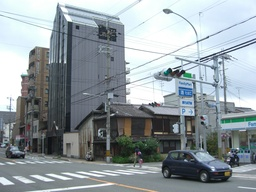
#> input picture Assignment-3/Q1/img1.jpg, 256 x 192 px, shrunk from 2816 x 2112 before the run
$ python Q2.py --image_path ../../Assignment-3/Q1/img1.jpg
#> lines starting #> are read from the running program, lines starting #| are printed output that depends on the picture
import cv2 as cv
import numpy as np
from numpy.linalg import eigvals
from numpy.lib.stride_tricks import as_strided
import matplotlib.pyplot as plt
import time
import argparse

"""
    Helper Functions
"""
GAUSSIAN_KERNEL=""
def gaussian_kernel(l=21, sig=1):
    """
    Creates gaussian kernel with side length l and a sigma of sig
    """
    ax = np.arange(-l // 2 + 1., l // 2 + 1.)
    xx, yy = np.meshgrid(ax, ax)
    kernel = np.exp(-(xx**2 + yy**2) / (2. * sig**2))
    return kernel / np.sum(kernel)

def windows_strided(image, window_size):
    """
    Generates stride matrices given image and window size
    """
    w, h = image.shape
    return as_strided(image,shape=[w - window_size + 1, h - window_size + 1, window_size, window_size],strides=image.strides + image.strides)

def eigenvals(matrix):
    """
    Calculates Eigen Values
    """
    gy, gx = np.gradient(matrix)
    M = np.zeros(shape=(2,2))
    for r in range(matrix.shape[0]):
        for c in range(matrix.shape[0]):
            M+=GAUSSIAN_KERNEL[r,c]*np.array([[gx[r,c]**2,gx[r,c]*gy[r,c]],[gy[r,c]*gx[r,c],gy[r,c]**2]])
    v = eigvals(M)
    return np.real(v)

def readimg(path):
    """
    Read image
    """
#> called with path = '../../Assignment-3/Q1/img1.jpg'
    y = cv.imread(path,0)
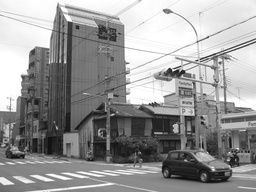
#> y: shape (192, 256); min 5, max 255, mean 152
    y = y.astype('float')
    y/=np.amax(y)
#> further down, original is the input picture: shape (192, 256, 3); mean B, G, R 158.9, 154.3, 144.6
    return y

"""
    Corner Detection Implementation
"""

def shiTomasi(img,window_size,threshold):
    """
    Score R:= min(eigenvalues)
    """
#> called with window_size = 7, threshold = 0.01
    start = time.process_time()
    print("Shi-Tomasi Corner Detection")
    coordinate_y = []
    coordinate_x = []
    strided = windows_strided(img,window_size)
    k = window_size//2
    l = window_size//2
    c = 0
    for stride in strided:
        for i in stride:
            if np.amin(eigenvals(i)) > threshold:
                c+=1
                coordinate_x.append(k)
                coordinate_y.append(l)
            k+=1
        k=window_size//2
        l+=1
#> this loop made 186 passes
#> (k, l) on pass 1: (3, 4)
    print("Corners Detected:{}".format(c))
#| Corners Detected:328
    print("Total time: {}s".format(time.process_time()- start))
    return [coordinate_x,coordinate_y]

def harris(img,window_size,alpha,threshold):
    """
    Score R:= product(eigenvalues) - alpha*(sum(eigenvalues))
    """
#> called with window_size = 7, alpha = 0.002, threshold = 0.0005
    start = time.process_time()
    print("Harris Corner Detection")
    coordinate_y = []
    coordinate_x = []
    strided = windows_strided(img,window_size)
    k = window_size//2
    l = window_size//2
    c = 0
    for stride in strided:
        for i in stride:
            temp = eigenvals(i)
            R = np.subtract(np.prod(temp),np.multiply(alpha,np.sum(temp)))
            # if R>0:
            #     print(R)
            if R > threshold:
                c+=1
                coordinate_x.append(k)
                coordinate_y.append(l)
            k+=1
        l+=1
        k=window_size//2
    print("Corners Detected:{}".format(c))
#| Corners Detected:77
    print("Total time: {}s".format(time.process_time()- start))
    return [coordinate_x,coordinate_y]
"""
    Main Program
"""
if __name__=="__main__":
    """
    Parser for Arguments
    usage: Q2.py [-h] [--image_path IMAGE_PATH] [--window_size WINDOW_SIZE]
             [--method METHOD] [--alpha ALPHA] [--threshold THRESHOLD]
    """
    parser = argparse.ArgumentParser(description="Corner detection algorithms")
    parser.add_argument('--image_path',help='Path to the image',type=str,default="chessboard.png")
    parser.add_argument('--window_size',help='window size of filter',type=int,default=7)
    parser.add_argument('--method',help='Type of algo to be used (shitomasi,harris,both)',type=str,default="both")
    parser.add_argument('--alpha',help='Alpha value for Harris',type=float,default=0.002)
    parser.add_argument('--thresholdH',help='threshold for cornerness score in Harris Corner Detector',type=float,default=0.0005)
    parser.add_argument('--thresholdS',help='threshold for cornerness score in Shi-Tomasi Corner Detector',type=float,default=0.01)
    args = parser.parse_args()

    img = readimg(args.image_path)
    original = cv.imread(args.image_path,1)
    GAUSSIAN_KERNEL = gaussian_kernel(args.window_size)
    coordinates_shi = []
    coordinates_har = []

    if args.method.lower()=='both' or args.method.lower()=='shitomasi':
        coordinates_shi = shiTomasi(img,args.window_size,args.thresholdS)

    if args.method.lower()=='both' or args.method.lower()=='harris':
        coordinates_har = harris(img,args.window_size,args.alpha,args.thresholdH)

    if args.method.lower()=='both':
        fig, (ax1, ax2, ax3) = plt.subplots(1,3)
        ax1.imshow(original)
        ax1.set_title("Input Image")
        ax2.imshow(original)
        ax2.plot(coordinates_shi[0],coordinates_shi[1],'.', color='firebrick')
        ax2.set_title("Shi-Tomasi Corner Detection")
        ax2.set_xlabel("Threshold: "+str(args.thresholdS))
        ax3.imshow(original)
        ax3.plot(coordinates_har[0],coordinates_har[1],'.', color='firebrick')
        ax3.set_title("Harris Corner Detection")
        ax3.set_xlabel("Threshold: "+str(args.thresholdH)+"\nAlpha: "+str(args.alpha))

    elif args.method.lower()=='harris':
        fig, (ax1, ax2) = plt.subplots(1,2)
        ax1.imshow(original)
        ax1.set_title("Input Image")
        ax2.imshow(original)
        ax2.plot(coordinates_har[0],coordinates_har[1],'.', color='firebrick')
        ax2.set_title("Harris Corner Detection")
        ax2.set_xlabel("Threshold: "+str(args.thresholdH)+"\nAlpha: "+str(args.alpha))

    elif args.method.lower()=="shitomasi":
        fig, (ax1, ax2) = plt.subplots(1,2)
        ax1.imshow(original)
        ax1.set_title("Input Image")
        ax2.imshow(original)
        ax2.plot(coordinates_shi[0],coordinates_shi[1],'.', color='firebrick')
        ax2.set_title("Shi-Tomasi Corner Detection")
        ax2.set_xlabel("Threshold: "+str(args.thresholdS))
    else:
        parser.print_help()
        print("Please enter the appropriate option")

    try:
        plt.show()
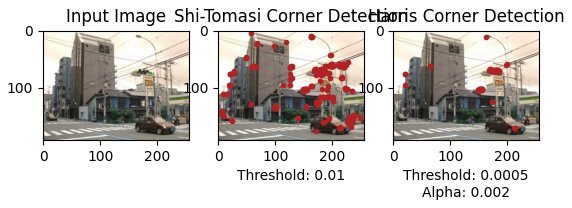
#> figure drawn by matplotlib, 3 panels; B, G, R data is drawn as R, G, B
    except :
        pass
